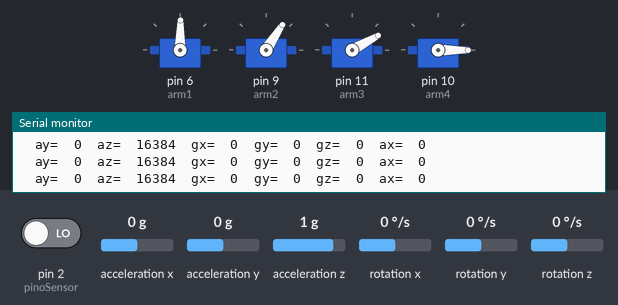
Simulated run of this sketch. Board: Arduino Uno, built with avr-gcc and run on an emulated ATmega328P. Shown: 4 × servo, the last lines printed to the serial monitor. The inputs (shaded band) are chosen by the test bench; at power-on: acceleration x 0 g, pin 2 (pinoSensor) LOW, acceleration y 0 g, acceleration z 1 g, rotation x 0 °/s, rotation y 0 °/s, rotation z 0 °/s.

Above: at 1.2 s.
1.3 s: acceleration x set to -1.4 g
At 2.1 s:
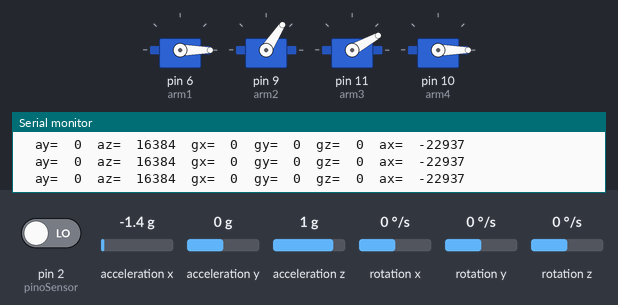
2.8 s: pin 2 (pinoSensor) driven HIGH
At 3.4 s:
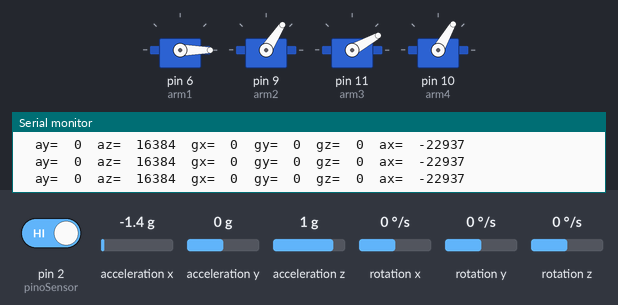
4.3 s: acceleration y set to -1.4 g
At 4.8 s:
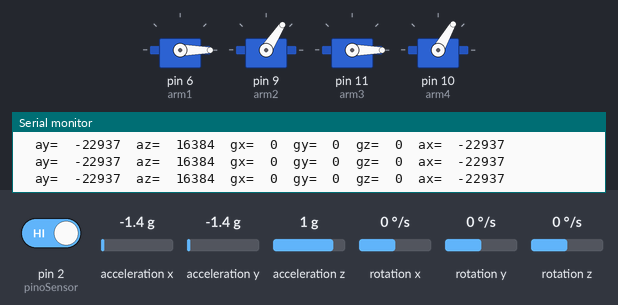
5.8 s: acceleration z set to 0 g
At 6.4 s:
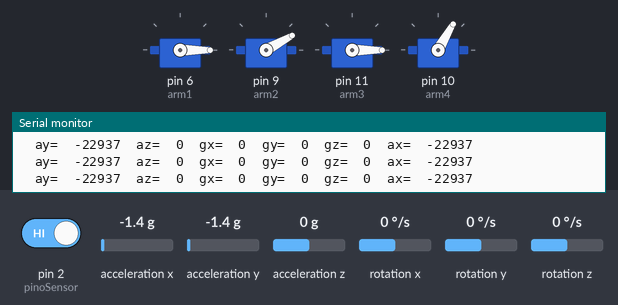
7.3 s: acceleration x set to 0 g
At 7.7 s:
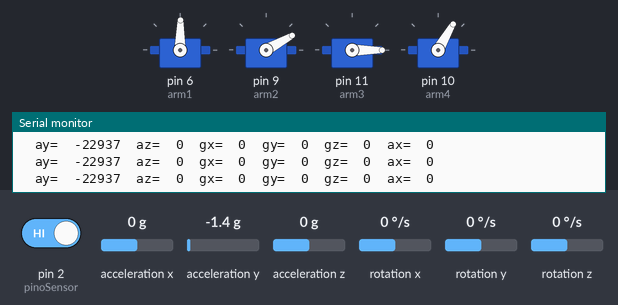
8.8 s: pin 2 (pinoSensor) driven LOW
At 10.2 s:
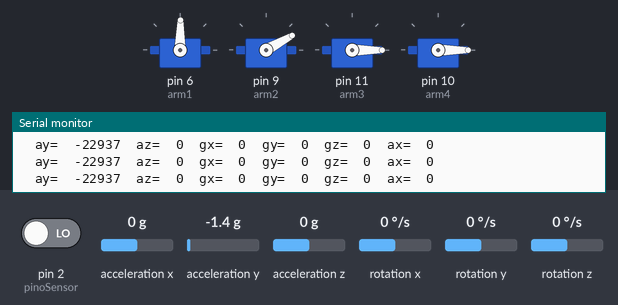
Timing chart, 0 to 11.3 s (numbered marks = the images above; inputs shaded):
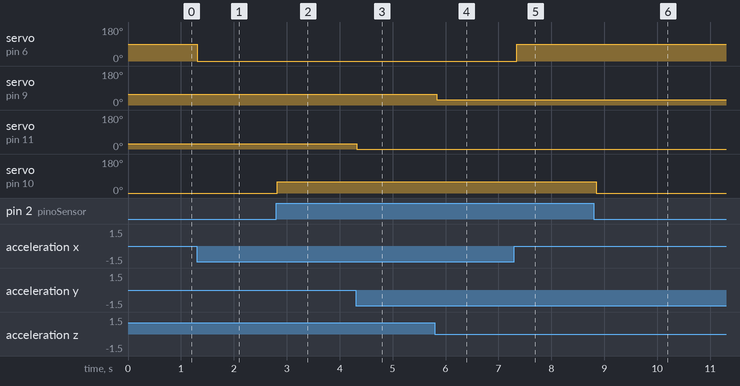

The sketch:

mpuservocode.ino
```cpp
#include "Wire.h"
#include "I2Cdev.h"
#include "MPU6050.h"


MPU6050 mpu;
int16_t ax, ay, az;
int16_t gx, gy, gz;

#include <Servo.h>

Servo arm1;
Servo arm2;
Servo arm3;
Servo arm4;

const int pinoSensor = 2;
bool state;


void setup()
{
  Wire.begin();
  Serial.begin(38400);
  Serial.println("Initialize MPU");
  mpu.initialize();
  Serial.println(mpu.testConnection() ? "Connected" : "Connection failed");
  arm1.attach(6);
  arm2.attach(9);
  arm3.attach(11);
  arm4.attach(10);
  pinMode(pinoSensor,INPUT);

}

void loop()
{
mpu.getMotion6(&ax, &ay, &az, &gx, &gy, &gz);
  Serial.print("\t");
  Serial.print("ax=  ");
  Serial.println(ax);

  Serial.print("\t");
  Serial.print("ay=  ");
  Serial.print(ay);


 Serial.print("\t");
  Serial.print("az=  ");
 Serial.print(az);


   Serial.print("\t");
  Serial.print("gx=  ");
  Serial.print(gx);

   Serial.print("\t");
  Serial.print("gy=  ");
  Serial.print(gy);

  Serial.print("\t");
  Serial.print("gz=  ");
  Serial.print(gz);

  arm1.write(map(ax, -17000, 17000, 0, 179));
  arm2.write(map(az, -17000, 17000, 0, 59));
  arm3.write(map(ay, -17000, 17000, 0, 59));

  state = true;

  if (digitalRead(pinoSensor) == HIGH and state == true){
    arm4.write(60);
    state = false;
  }

  else{
    arm4.write(0);
    state = true;
  }


  delay(60);

}
```

Measured:
- after the input at 1.3 s, servo on pin 6 (arm1): 89° → 0° at once
- after the input at 2.8 s, servo on pin 10 (arm4): 0° → 60° at once
- after the input at 4.3 s, servo on pin 11 (arm3): 29° → 0° at once
- after the input at 5.8 s, servo on pin 9 (arm2): 57° → 29° at once
- after the input at 7.3 s, servo on pin 6 (arm1): 0° → 89° at once
- after the input at 8.8 s, servo on pin 10 (arm4): 60° → 0° at once
